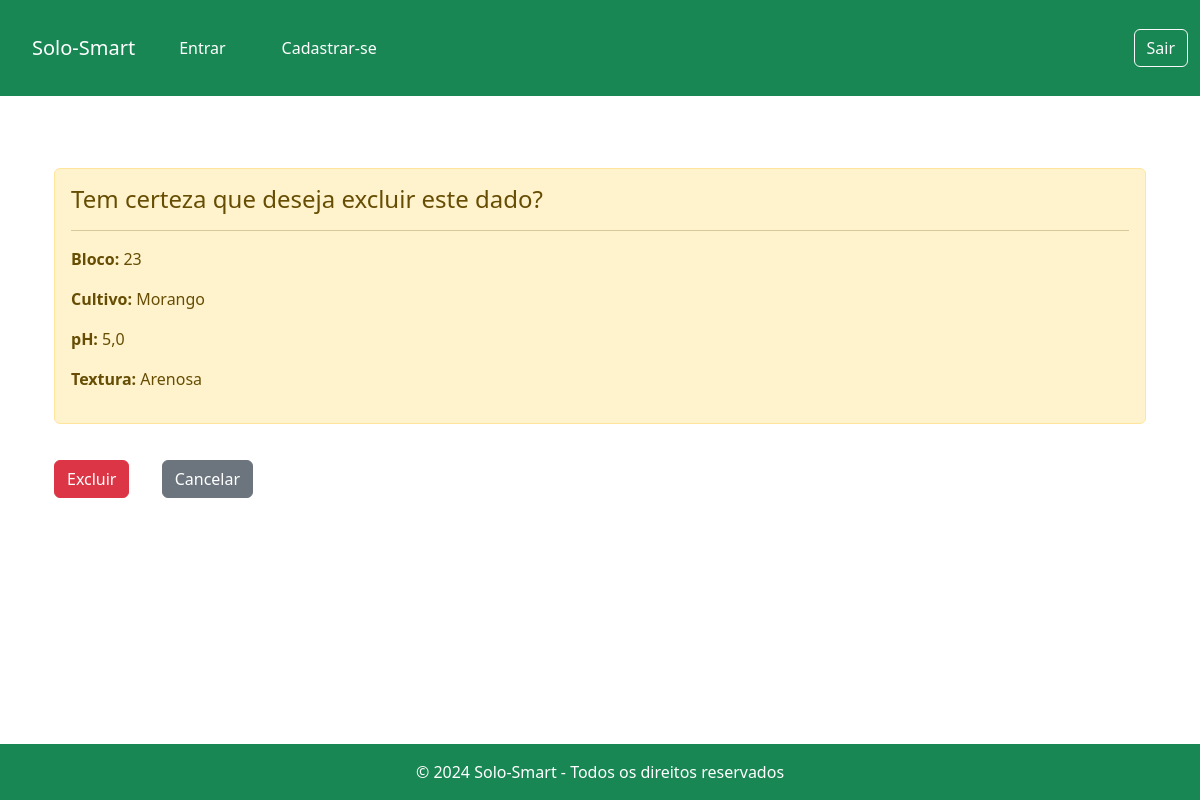
/excluir_dados/35/, run on the app's committed database.
### app_fazenda/models.py (models this page shows)
class Dados(models.Model):
    id = models.AutoField(primary_key=True)
    bloco = models.IntegerField()
    cultivo = models.TextField(max_length=255)
    ph = models.FloatField()
    umidade = models.FloatField()
    textura = models.TextField(max_length=255)
    data = models.DateField(auto_now_add=True)
    usuario = models.ForeignKey(get_user_model(), on_delete=models.CASCADE)

### app_fazenda/views.py (the view)
# urls.py: path('excluir_dados/<int:pk>/', views.DadosDeleteView.as_view(), name='excluir_dados'),
class DadosDeleteView(DeleteView):
    model = Dados
    template_name = 'dados/excluir.html'
    success_url = reverse_lazy('listagem_dados')

### app_fazenda/templates/dados/excluir.html (shortened to what this page needs)
{% extends 'base.html' %}
{% block content %}
<div class="container mt-5">
    <div class="alert alert-warning" role="alert">
        <h4 class="alert-heading">Tem certeza que deseja excluir este dado?</h4>
        <hr>
        <p><strong>Bloco:</strong> {{ object.bloco }}</p>
        <p><strong>Cultivo:</strong> {{ object.cultivo }}</p>
        <p><strong>pH:</strong> {{ object.ph }}</p>
        <p><strong>Textura:</strong> {{ object.textura }}</p>
    </div>
    <form method="POST" class="mt-3">
        <button type="submit" class="btn btn-danger me-2">Excluir</button>
        <a href="{% url 'listagem_dados' %}" class="btn btn-secondary">Cancelar</a>
    </form>
</div>
{% endblock %}

### static/css/styles.css (style rules this page uses)
* { padding: 0; margin: 0; }
body, html { height: 100%; margin: 0; display: flex; flex-direction: column; }
a { text-decoration: none; margin: 20px; color: white; font-size: 18px; }

### data on the page
Dados: bloco "23", cultivo "Morango", ph "5,0", textura "Arenosa"
